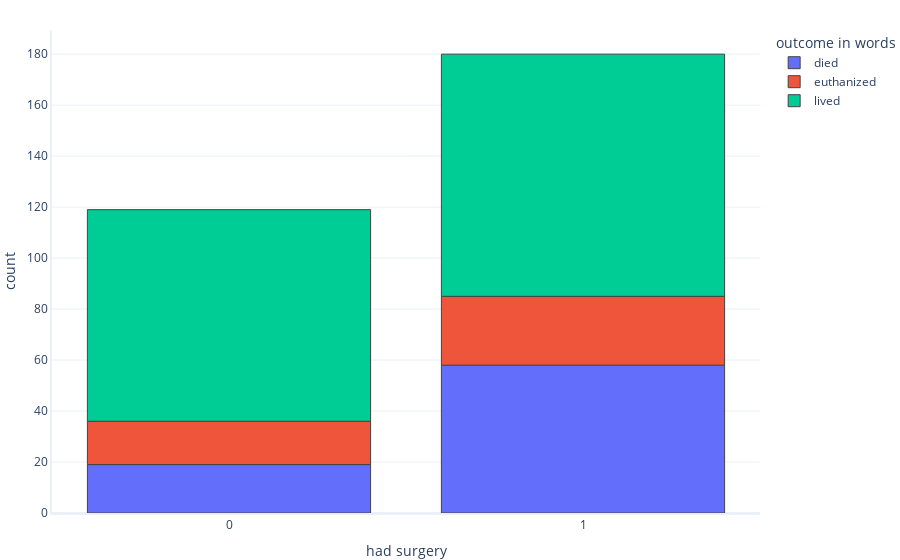
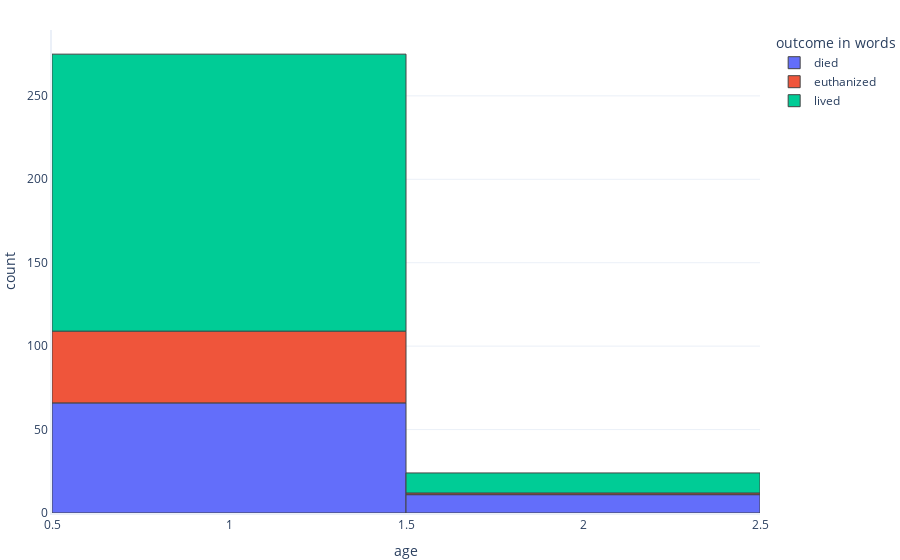

These figures' notebook cell, in order:
### Code cell
import graphing

for col in categorical_features:
    graphing.histogram(data, label_x=col, label_colour='outcome_in_words', show=True)

### Figure 1 — Plotly figure (JSON) as saved in the notebook; plotly's stock layout.template omitted (floating-point values rounded to 4 significant figures; data arrays with more than 128 entries replaced by an {"elided": "..."} marker saying what was removed)
{"data": [{"alignmentgroup": "True", "bingroup": "x", "hovertemplate": "outcome in words=died<br>had surgery=%{x}<br>count=%{y}<extra></extra>", "legendgroup": "died", "marker": {"color": "#636efa", "pattern": {"shape": ""}}, "name": "died", "offsetgroup": "died", "orientation": "v", "showlegend": true, "type": "histogram", "x": ["0", "1", "0", "1", "0", "1", "1", "1", "0", "1", "1", "0", "1", "0", "1", "1", "1", "1", "0", "1", "1", "1", "1", "1", "1", "1", "1", "0", "0", "1", "1", "1", "1", "1", "1", "0", "1", "1", "1", "0", "1", "0", "1", "1", "0", "1", "0", "1", "1", "1", "1", "0", "1", "1", "1", "1", "1", "0", "1", "1", "1", "0", "1", "0", "1", "1", "1", "1", "1", "1", "1", "1", "0", "1", "1", "1", "1"], "xaxis": "x", "yaxis": "y"}, {"alignmentgroup": "True", "bingroup": "x", "hovertemplate": "outcome in words=euthanized<br>had surgery=%{x}<br>count=%{y}<extra></extra>", "legendgroup": "euthanized", "marker": {"color": "#EF553B", "pattern": {"shape": ""}}, "name": "euthanized", "offsetgroup": "euthanized", "orientation": "v", "showlegend": true, "type": "histogram", "x": ["1", "0", "0", "0", "0", "1", "1", "0", "0", "0", "1", "0", "1", "1", "1", "0", "1", "0", "1", "1", "1", "1", "1", "1", "0", "0", "1", "0", "1", "1", "1", "1", "0", "1", "1", "1", "0", "1", "1", "0", "1", "1", "0", "1"], "xaxis": "x", "yaxis": "y"}, {"alignmentgroup": "True", "bingroup": "x", "hovertemplate": "outcome in words=lived<br>had surgery=%{x}<br>count=%{y}<extra></extra>", "legendgroup": "lived", "marker": {"color": "#00cc96", "pattern": {"shape": ""}}, "name": "lived", "offsetgroup": "lived", "orientation": "v", "showlegend": true, "type": "histogram", "x": {"elided": "178 str values"}, "xaxis": "x", "yaxis": "y"}], "layout": {"barmode": "relative", "legend": {"title": {"text": "outcome in words"}, "tracegroupgap": 0}, "xaxis": {"anchor": "y", "domain": [0, 1], "title": {"text": "had surgery"}}, "yaxis": {"anchor": "x", "domain": [0, 1], "title": {"text": "count"}}}}

### Figure 2 — Plotly figure (JSON) as saved in the notebook; plotly's stock layout.template omitted (floating-point values rounded to 4 significant figures; data arrays with more than 128 entries replaced by an {"elided": "..."} marker saying what was removed)
{"data": [{"alignmentgroup": "True", "bingroup": "x", "hovertemplate": "outcome in words=died<br>age=%{x}<br>count=%{y}<extra></extra>", "legendgroup": "died", "marker": {"color": "#636efa", "pattern": {"shape": ""}}, "name": "died", "offsetgroup": "died", "orientation": "v", "showlegend": true, "type": "histogram", "x": [1, 2, 1, 1, 2, 1, 2, 1, 1, 2, 1, 1, 1, 1, 1, 2, 1, 1, 1, 1, 1, 1, 2, 1, 1, 1, 1, 1, 1, 1, 2, 1, 1, 1, 1, 1, 1, 2, 1, 1, 1, 1, 1, 1, 1, 1, 1, 1, 1, 1, 1, 1, 1, 1, 1, 1, 1, 1, 1, 1, 1, 1, 1, 1, 2, 2, 1, 1, 1, 1, 1, 2, 1, 1, 1, 1, 1], "xaxis": "x", "yaxis": "y"}, {"alignmentgroup": "True", "bingroup": "x", "hovertemplate": "outcome in words=euthanized<br>age=%{x}<br>count=%{y}<extra></extra>", "legendgroup": "euthanized", "marker": {"color": "#EF553B", "pattern": {"shape": ""}}, "name": "euthanized", "offsetgroup": "euthanized", "orientation": "v", "showlegend": true, "type": "histogram", "x": [1, 1, 1, 1, 1, 1, 1, 1, 1, 1, 2, 1, 1, 1, 1, 1, 1, 1, 1, 1, 1, 1, 1, 1, 1, 1, 1, 1, 1, 1, 1, 1, 1, 1, 1, 1, 1, 1, 1, 1, 1, 1, 1, 1], "xaxis": "x", "yaxis": "y"}, {"alignmentgroup": "True", "bingroup": "x", "hovertemplate": "outcome in words=lived<br>age=%{x}<br>count=%{y}<extra></extra>", "legendgroup": "lived", "marker": {"color": "#00cc96", "pattern": {"shape": ""}}, "name": "lived", "offsetgroup": "lived", "orientation": "v", "showlegend": true, "type": "histogram", "x": {"elided": "178 int values"}, "xaxis": "x", "yaxis": "y"}], "layout": {"barmode": "relative", "legend": {"title": {"text": "outcome in words"}, "tracegroupgap": 0}, "xaxis": {"anchor": "y", "domain": [0, 1], "title": {"text": "age"}}, "yaxis": {"anchor": "x", "domain": [0, 1], "title": {"text": "count"}}}}
